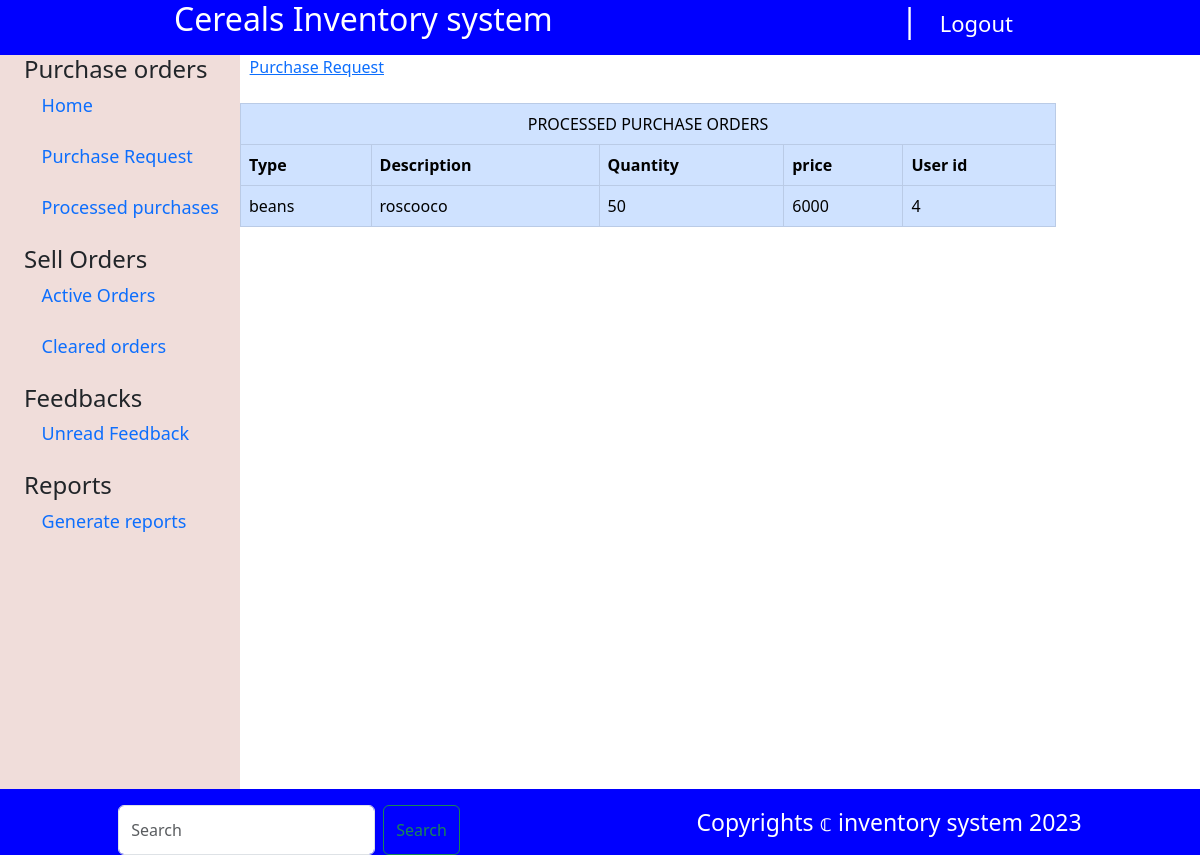
The app's page /Admin/saleorders.php, older data.
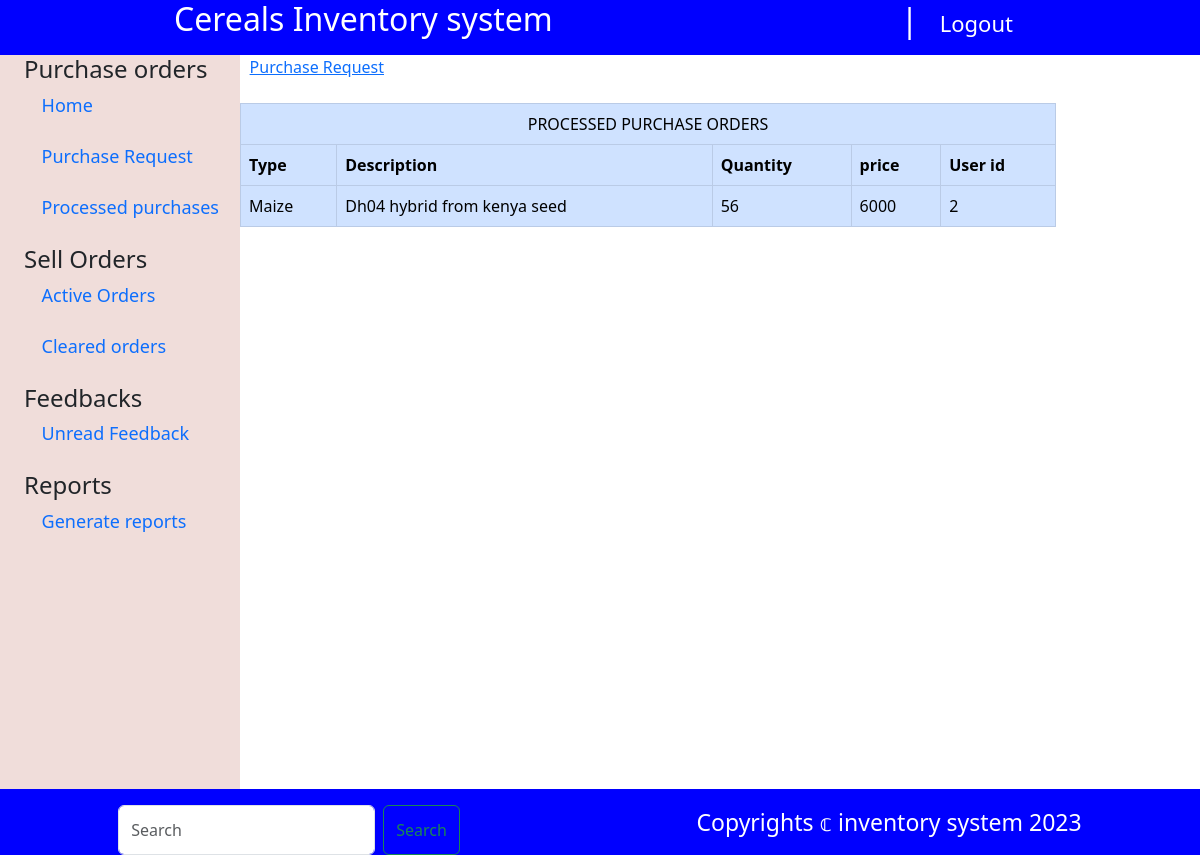
The same page, newer data.
### tables this page shows
CREATE TABLE `sale` (
  `id` int(11) NOT NULL,
  `type` varchar(255) NOT NULL,
  `quantity` int(20) NOT NULL,
  `price` int(20) NOT NULL,
  `description` varchar(255) NOT NULL,
  `total` int(10) NOT NULL,
  `user_id` int(10) NOT NULL,
  `status` int(1) NOT NULL DEFAULT 0
);

### Admin/saleorders.php (the view, shortened to what this page needs)
<?php
include '../connection.php';
?>
<!doctype html>
<html lang="en">
<head>
    <link rel="stylesheet" href="../CSS/style.css">
</head>
<body>
<div style="background: blue;" class="header d-flex justify-content-around align-content-center">
    <h2 class="text-white">Cereals Inventory system </h2>
    <h2 class="text-white"><?php if(isset($_SESSION['username'])){
        }?>| <a  style="font-size:22px;" href="logout.php" class="btn text-white">Logout</a></h2>
</div>
<div class="mainbody d-flex">
    <div class="sidebar">
        <div class="form-group ms-4">
            <h4>Purchase orders</h4>
            <div class="link">
                <span class="">   <a href="index.php">Home</a></span><br><br>
                <span class="">   <a href="purchase.php">Purchase Request</a></span><br><br>
                <span class="my-5">   <a href="purchaseorders.php">Processed purchases</a></span><br><br>
            </div>
        </div>
        <div class="form-group ms-4">
            <h4>Sell Orders</h4>
            <div class="link">
                <span class="">   <a href="sale.php" >Active Orders</a></span><br><br>
                <span class="my-5">   <a href="saleorders.php" >Cleared orders</a></span><br><br>
            </div>
        </div>
        <div class="form-group ms-4">
            <h4>Feedbacks</h4>
            <div class="link">
                <span class="">   <a href="feedback.php">Unread Feedback</a></span><br><br>
            </div>
        </div>
        <div class="form-group ms-4">
            <h4>Reports</h4>
            <div class="link">
                <span class="">   <a href="reports.php" >Generate reports</a></span><br><br>
            </div>
        </div>
    </div>
    <div class="main_content">
        <span class="">   <a href="purchase.php">Purchase Request</a></span><br><br>
        <table class="table table-responsive-sm table-primary table-hover table-bordered">
            <thead>
            <tr><td class="text-center text-uppercase" colspan="7">Processed purchase orders</td></tr>
            <tr>
                <th>Type</th>
                <th>Description</th>
                <th>Quantity</th>
                <th>price</th>
                <th>User id</th>
            </tr>
            </thead>
            <tbody>
            <?php
            $ordered_food="select * from sale where status='1'";
            $ordered_foodrun=mysqli_query($conn,$ordered_food);
            while($rows=mysqli_fetch_assoc($ordered_foodrun)){
                ?>
                <tr>
                    <td><?php echo $rows['type']?></td>
                    <td><?php echo $rows['description']?></td>
                    <td><?php echo $rows['quantity']?></td>
                    <td><?php echo $rows['price']?></td>
                    <td><?php echo $rows['user_id']?></td>
                </tr>
                <?php
            }
            ?>
            </tbody>
        </table>
    </div>
</div>
<div style="background: blue; position: fixed;bottom: 0px; width: 100%;" class="header d-flex justify-content-around align-content-center pt-3">
    <form class="d-flex" role="search">
        <input class="form-control me-2" type="search" placeholder="Search" aria-label="Search">
        <button class="btn btn-outline-success" type="submit">Search</button>
    </form>
    <p style="color: white; font-size: 23px;">Copyrights &copf; inventory system 2023</p>
</div>
</body>
</html>

### Admin/saleorders.php (style rules this page uses)
.sidebar { width:20vw;height:100vh;background:#F0DDDA; }
.main_content { width:68vw;height:100vh; }
.link a { text-decoration: none; font-size: 18px; padding: 0.5rem; }
span { padding: 0.6rem; }

Row changes from the older to the newer data that the page shows:
removed sale: type "beans", description "roscooco", quantity "50", price "6000", user "4"
now on this page (row edited): sale: type "Maize", description "Dh04 hybrid from kenya seed", quantity "56", price "6000", user "2"
